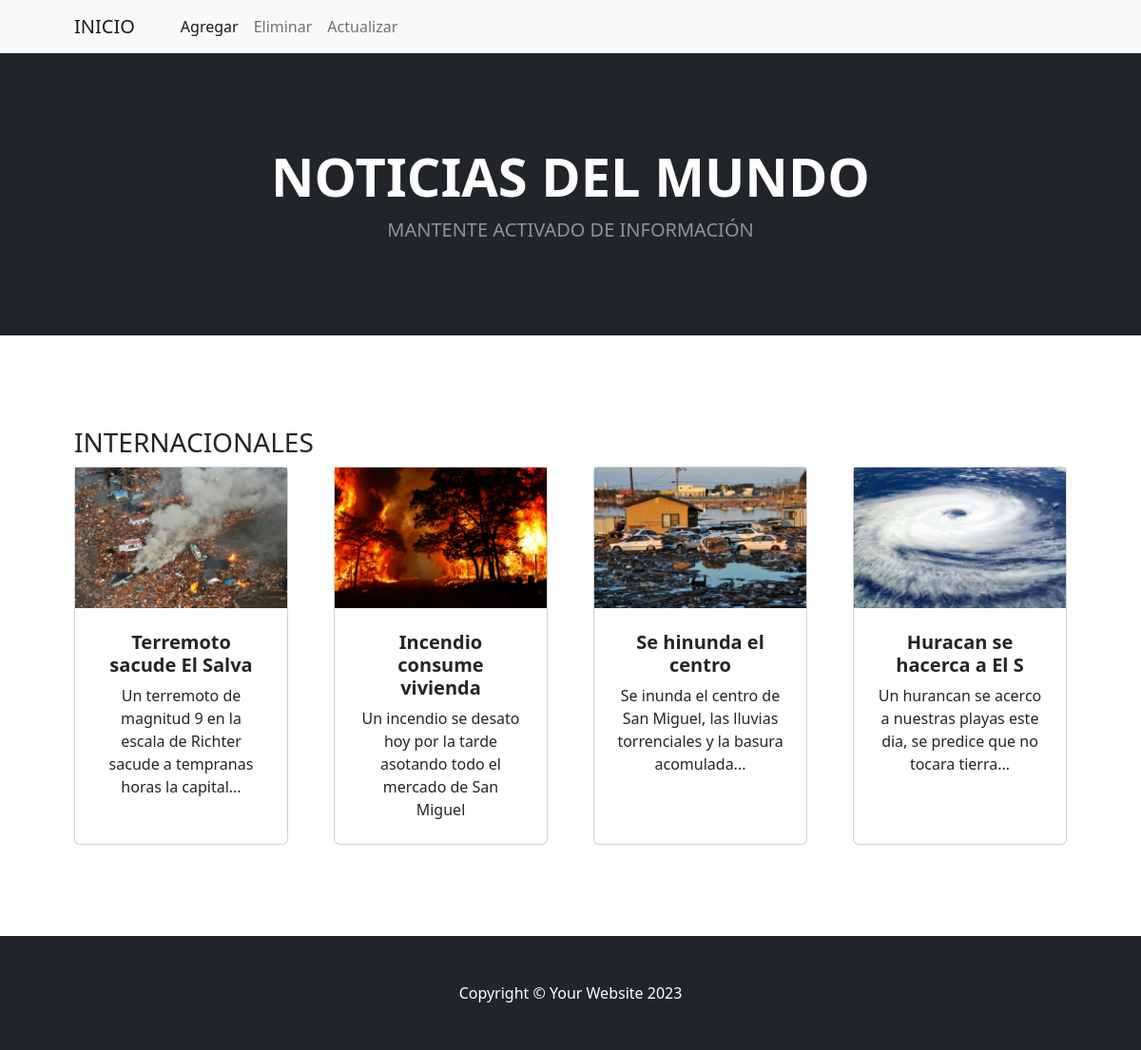
Screenshot of /admin/internacionales/internacionales.php with the database file from the repository.
### tables this page shows
CREATE TABLE IF NOT EXISTS `internacionales` (
  `code` int NOT NULL AUTO_INCREMENT,
  `titulo` varchar(25) DEFAULT NULL,
  `descripcion` text,
  `imagen` varchar(50) DEFAULT NULL,
  PRIMARY KEY (`code`)
);

### admin/internacionales/internacionales.php (the view, shortened to what this page needs)
<?php
include  '../../conf/_con.php';
try {
    $pdo = new PDO('mysql:host=localhost;dbname=noticias', 'root', '');
    $pdo->setAttribute(PDO::ATTR_ERRMODE, PDO::ERRMODE_EXCEPTION);
} catch (PDOException $e) {
    echo 'Error de conexión: ' . $e->getMessage();
    exit();
}
$query = 'SELECT * FROM internacionales';
$ejecutar = $pdo->prepare($query);
$ejecutar->execute();
$internacionales = $ejecutar->fetchAll(PDO::FETCH_OBJ);
?>
<!DOCTYPE html>
<html lang="en">
    <head>
        <link href="https://cdn.jsdelivr.net/npm/bootstrap-icons@1.5.0/font/bootstrap-icons.css" rel="stylesheet" />
        <link href="../../css/styles.css" rel="stylesheet" />
    </head>
    <body>
        <nav class="navbar navbar-expand-lg navbar-light bg-light">
            <div class="container px-4 px-lg-5">
                <a class="navbar-brand" href="../../index.php">INICIO</a>
                <div class="collapse navbar-collapse" id="navbarSupportedContent">
                    <ul class="navbar-nav me-auto mb-2 mb-lg-0 ms-lg-4">
                        <li class="nav-item"><a class="nav-link active" aria-current="page" href="./insertar.php">Agregar</a></li>
                        <li class="nav-item"><a class="nav-link" href="./eliminar.php">Eliminar</a></li>
                        <li class="nav-item"><a class="nav-link" href="./modificar.php">Actualizar</a></li>
                    </ul>
                </div>
            </div>
        </nav>
        <header class="bg-dark py-5">
            <div class="container px-4 px-lg-5 my-5">
                <div class="text-center text-white">
                    <h1 class="display-4 fw-bolder">NOTICIAS DEL MUNDO</h1>
                    <p class="lead fw-normal text-white-50 mb-0">MANTENTE ACTIVADO DE INFORMACIÓN</p>
                </div>
            </div>
        </header>
        <section class="py-5">
            <div class="container px-4 px-lg-5 mt-5">
                <h3>INTERNACIONALES</h3>
                <div class="row gx-4 gx-lg-5 row-cols-2 row-cols-md-3 row-cols-xl-4 justify-content-center">
                <?php  foreach($internacionales as $medicamento ):  ?>
                    <div class="col mb-5">
                        <div class="card h-100">
                            <img class="medicamento-imagen" src="../../imgServer/img/<?php echo $medicamento->imagen; ?>" alt="<?php echo $medicamento->titulo; ?>">
                            <div class="card-body p-4">
                                <div class="text-center">
                                    <h5 class="fw-bolder"><?php echo $medicamento->titulo; ?></h5>
                                    <?php echo $medicamento->descripcion; ?>
                                </div>
                            </div>
                        </div>
                    </div>
                <?php endforeach; ?>
            </div>
        </section>
        <footer class="py-5 bg-dark">
            <div class="container"><p class="m-0 text-center text-white">Copyright &copy; Your Website 2023</p></div>
        </footer>
    </body>
</html>

### rows the page displays
internacionales: imagen (picture), titulo "Terremoto sacude El Salva", descripcion "Un terremoto de magnitud 9 en la escala de Richter sacude a tempranas horas la capital..."
internacionales: imagen (picture), titulo "Incendio consume vivienda", descripcion "Un incendio se desato hoy por la tarde asotando todo el mercado de San Miguel"
internacionales: imagen (picture), titulo "Se hinunda el centro", descripcion "Se inunda el centro de San Miguel, las lluvias torrenciales y la basura acomulada..."
internacionales: imagen (picture), titulo "Huracan se hacerca a El S", descripcion "Un hurancan se acerco a nuestras playas este dia, se predice que no tocara tierra..."
